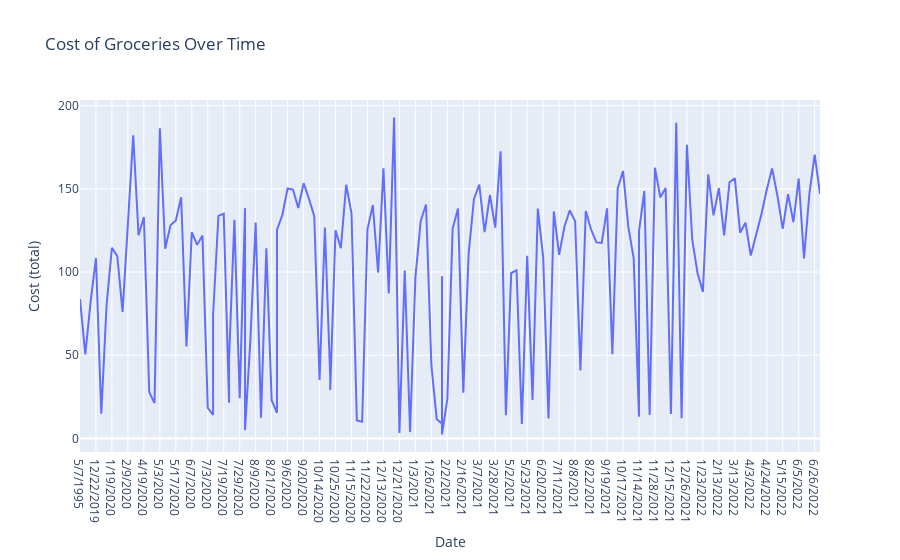

Write notebook code for a chart like this one.
### Code cell
fig = px.line(groceries_clean, x = 'Date', y = 'Cost (total)', title='Cost of Groceries Over Time')
fig.show()

### Figure 1 — Plotly figure (JSON) as saved in the notebook; plotly's stock layout.template omitted (floating-point values rounded to 4 significant figures; data arrays with more than 128 entries replaced by an {"elided": "..."} marker saying what was removed)
{"data": [{"hovertemplate": "Date=%{x}<br>Cost (total)=%{y}<extra></extra>", "legendgroup": "", "line": {"color": "#636efa", "dash": "solid"}, "marker": {"symbol": "circle"}, "mode": "lines", "name": "", "orientation": "v", "showlegend": false, "type": "scatter", "x": {"elided": "148 str values"}, "xaxis": "x", "y": {"elided": "148 float values"}, "yaxis": "y"}], "layout": {"legend": {"tracegroupgap": 0}, "title": {"text": "Cost of Groceries Over Time"}, "xaxis": {"anchor": "y", "domain": [0, 1], "title": {"text": "Date"}}, "yaxis": {"anchor": "x", "domain": [0, 1], "title": {"text": "Cost (total)"}}}}
